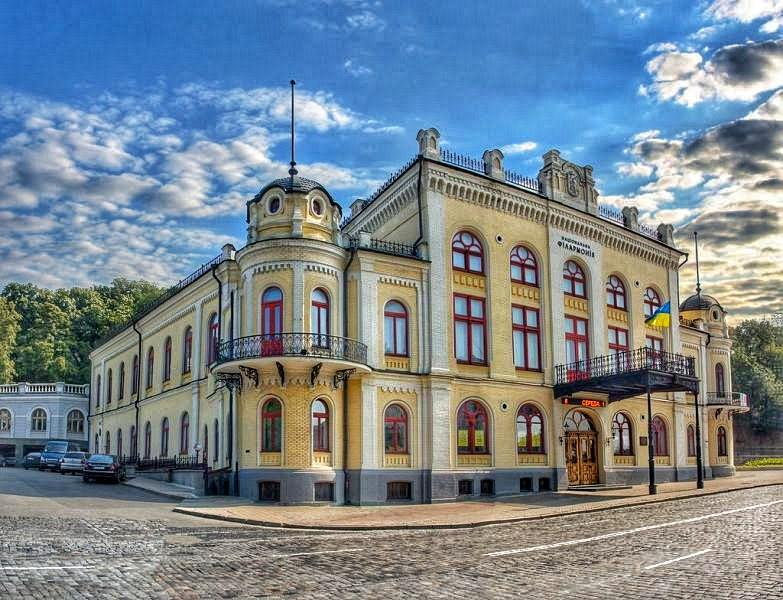
#> input picture Filarmoniya.jpg, 783 x 600 px, found by its file name
$ python task_2.py
#> lines starting #> are read from the running program, lines starting #| are printed output that depends on the picture
import cv2
import numpy as np

def canny_filter(image_path):
    img = cv2.imread(image_path)
#> img is the input picture: shape (600, 783, 3); mean B, G, R 144.2, 134.4, 120.8
    gray = cv2.cvtColor(img, cv2.COLOR_BGR2GRAY)
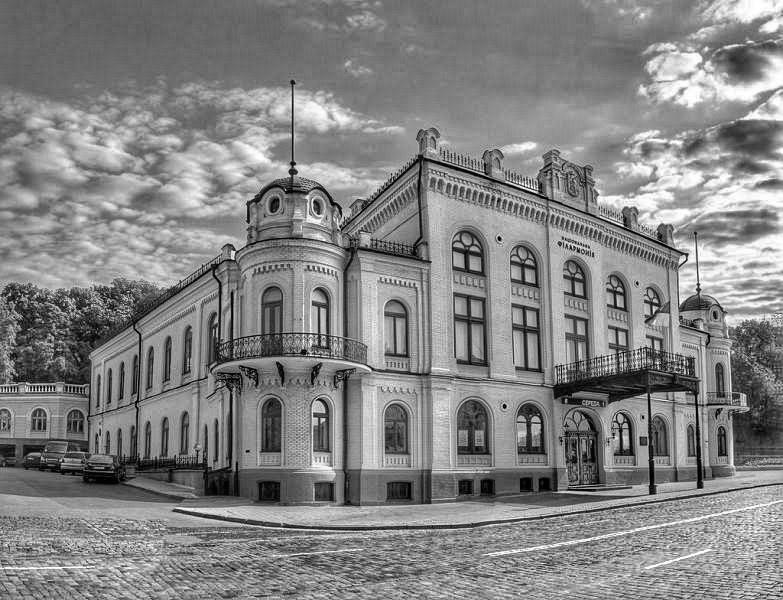
#> gray: shape (600, 783); min 0, max 255, mean 131.5

    edges = cv2.Canny(gray, 50, 150)
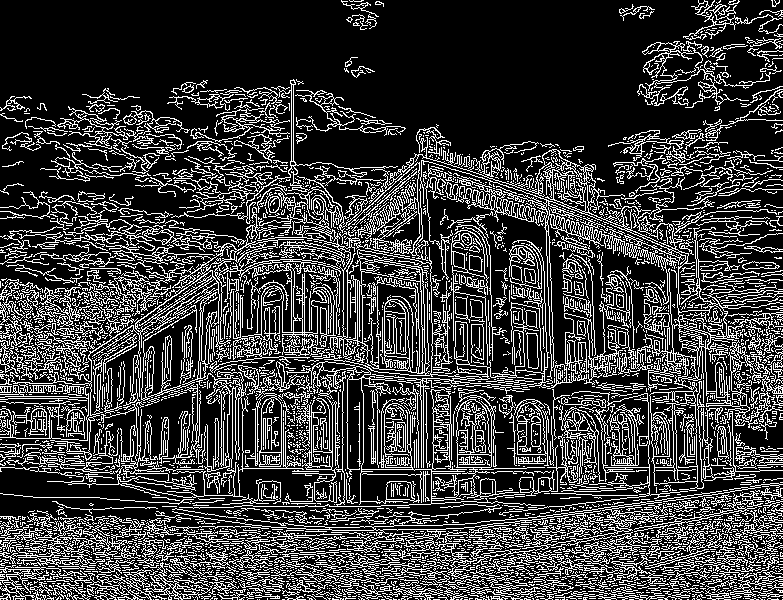
#> edges: shape (600, 783); 23.9% white in thin lines or dots

    cv2.imshow('original', gray)
    cv2.imshow('Canny Filter', edges)
    cv2.waitKey(0)
    cv2.destroyAllWindows()


image_path = 'D:/MyPycharmProjects/Data_science_lesson60_Sobel_Canny_Roberts_Filter/Filarmoniya.jpg'
canny_filter(image_path)
